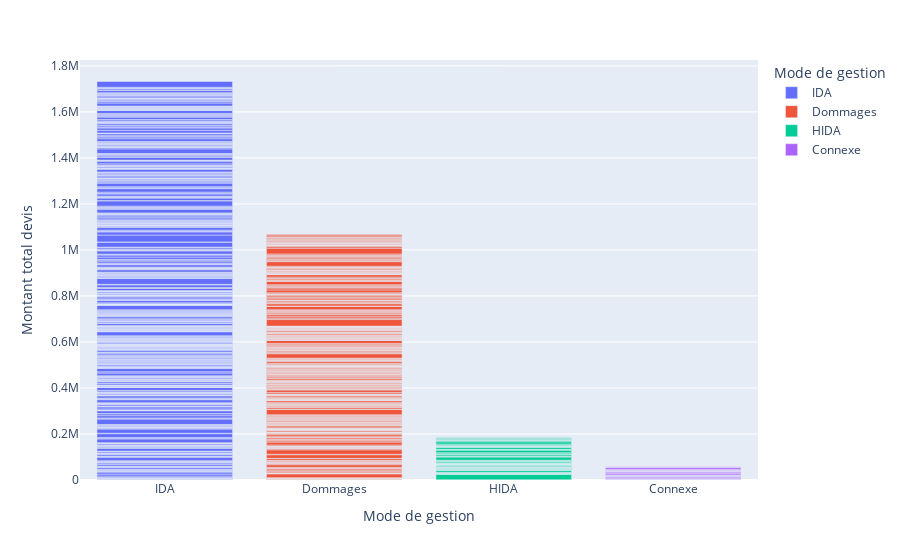

The notebook cell saved with this chart:
### Code cell
fig = px.bar(df, x='Mode de gestion', y='Montant total devis', color='Mode de gestion' )
fig.show()
fig.write_image("figure_EDA/montant_mode.png")

### Figure 1 — Plotly figure (JSON) as saved in the notebook; plotly's stock layout.template omitted (floating-point values rounded to 4 significant figures; data arrays with more than 128 entries replaced by an {"elided": "..."} marker saying what was removed)
{"data": [{"alignmentgroup": "True", "hovertemplate": "Mode de gestion=%{x}<br>Montant total devis=%{y}<extra></extra>", "legendgroup": "IDA", "marker": {"color": "#636efa"}, "name": "IDA", "offsetgroup": "IDA", "orientation": "v", "showlegend": true, "textposition": "auto", "type": "bar", "x": {"elided": "583 str values"}, "xaxis": "x", "y": {"elided": "583 float values"}, "yaxis": "y"}, {"alignmentgroup": "True", "hovertemplate": "Mode de gestion=%{x}<br>Montant total devis=%{y}<extra></extra>", "legendgroup": "Dommages", "marker": {"color": "#EF553B"}, "name": "Dommages", "offsetgroup": "Dommages", "orientation": "v", "showlegend": true, "textposition": "auto", "type": "bar", "x": {"elided": "414 str values"}, "xaxis": "x", "y": {"elided": "414 float values"}, "yaxis": "y"}, {"alignmentgroup": "True", "hovertemplate": "Mode de gestion=%{x}<br>Montant total devis=%{y}<extra></extra>", "legendgroup": "HIDA", "marker": {"color": "#00cc96"}, "name": "HIDA", "offsetgroup": "HIDA", "orientation": "v", "showlegend": true, "textposition": "auto", "type": "bar", "x": ["HIDA", "HIDA", "HIDA", "HIDA", "HIDA", "HIDA", "HIDA", "HIDA", "HIDA", "HIDA", "HIDA", "HIDA", "HIDA", "HIDA", "HIDA", "HIDA", "HIDA", "HIDA", "HIDA", "HIDA", "HIDA", "HIDA", "HIDA", "HIDA", "HIDA", "HIDA", "HIDA", "HIDA", "HIDA", "HIDA", "HIDA", "HIDA", "HIDA", "HIDA", "HIDA", "HIDA", "HIDA", "HIDA", "HIDA", "HIDA", "HIDA", "HIDA", "HIDA", "HIDA", "HIDA", "HIDA", "HIDA", "HIDA", "HIDA", "HIDA", "HIDA", "HIDA", "HIDA", "HIDA", "HIDA", "HIDA", "HIDA", "HIDA", "HIDA", "HIDA", "HIDA", "HIDA", "HIDA", "HIDA", "HIDA", "HIDA", "HIDA", "HIDA", "HIDA"], "xaxis": "x", "y": [1397.0, null, 23310.0, 2197.0, 1170.0, 647.0, 287.2, 1739.0, null, 1150.0, 1682.0, 7581.0, 1395.0, 1923.0, 1332.0, 2712.0, 860.1, 2283.0, 1742.0, 444.3, 1872.0, 1461.0, 754.5, 3879.0, 1005.0, 3732.0, 1249.0, 329.7, 969.4, 1409.0, 2603.0, 741.0, 4710.0, 2742.0, 173.4, null, null, 3700.0, 878.6, 14000.0, 2882.0, null, 1707.0, 5852.0, 3587.0, 4224.0, 11090.0, 3494.0, null, null, 472.6, null, 9131.0, 1261.0, 2084.0, 569.8, 2193.0, 360.6, null, 3207.0, 4036.0, 9934.0, null, 4581.0, 1445.0, 1560.0, 3084.0, 3523.0, 3217.0], "yaxis": "y"}, {"alignmentgroup": "True", "hovertemplate": "Mode de gestion=%{x}<br>Montant total devis=%{y}<extra></extra>", "legendgroup": "Connexe", "marker": {"color": "#ab63fa"}, "name": "Connexe", "offsetgroup": "Connexe", "orientation": "v", "showlegend": true, "textposition": "auto", "type": "bar", "x": ["Connexe", "Connexe", "Connexe", "Connexe", "Connexe", "Connexe", "Connexe", "Connexe", "Connexe", "Connexe", "Connexe", "Connexe", "Connexe", "Connexe", "Connexe", "Connexe", "Connexe", "Connexe", "Connexe", "Connexe", "Connexe", "Connexe", "Connexe", "Connexe", "Connexe", "Connexe", "Connexe", "Connexe", "Connexe", "Connexe", "Connexe"], "xaxis": "x", "y": [680.8, 1777.0, null, 1574.0, 5304.0, 494.0, null, 4925.0, 711.8, 1028.0, 3989.0, 1022.0, 5665.0, 4644.0, 5489.0, 1487.0, 2214.0, null, 889.1, null, 998.8, null, null, 4223.0, 8224.0, null, null, 565.1, 2152.0, null, null], "yaxis": "y"}], "layout": {"barmode": "relative", "legend": {"title": {"text": "Mode de gestion"}, "tracegroupgap": 0}, "margin": {"t": 60}, "xaxis": {"anchor": "y", "categoryarray": ["IDA", "Dommages", "HIDA", "Connexe"], "categoryorder": "array", "domain": [0, 1], "title": {"text": "Mode de gestion"}}, "yaxis": {"anchor": "x", "domain": [0, 1], "title": {"text": "Montant total devis"}}}}
